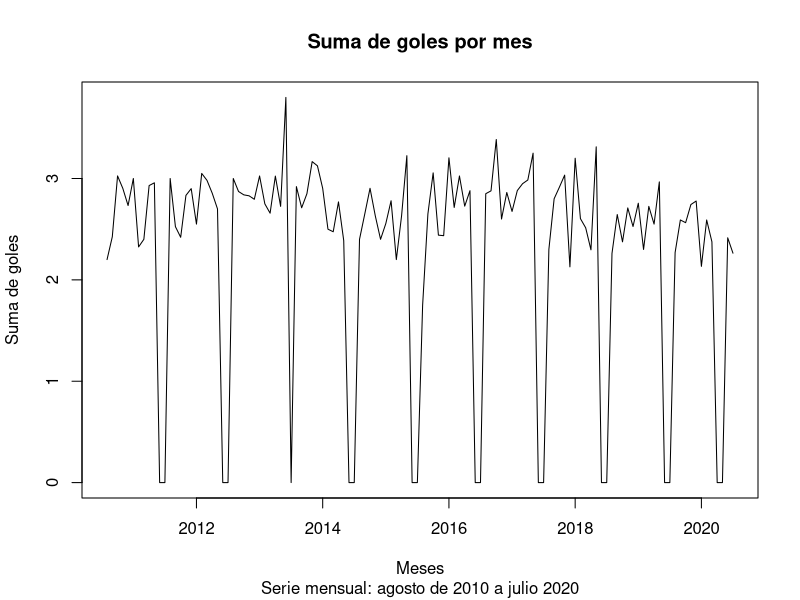

Source code (R):
# Postwork Sesion 6
# Series de tiempo

# Importa el conjunto de datos match.data.csv a R y realiza lo siguiente:

# 1. Agrega una nueva columna sumagoles que contenga la suma de goles por partido.

# Primero se llama a la librería dplyr, la cual permite tomar a 
# un dataframe y editar sus campos. 

library(dplyr)

# Se procede leyendo los datos del archivo match.data.csv que contiene la
# información de los partidos de la liga española desde el 2010 hasta el 
# 2020.

data <- read.csv("match.data.csv")

# Por medio del comando mutate, de la librería dplyr, se agrega el campo
# sua goles que representa los goles anotados por cada partido.

new_data <- mutate(data, sumagoles = home.score + away.score)

head(new_data)

# 2. Obtén el promedio por mes de la suma de goles.

# De forma similar se cambia el nombre del campo date, que contiene la 
# fecha del partido y se cambia su tipo de dato a POSIXlt para poder
# agrupar los partidos por mes.

fdat <- rename(new_data, Fecha = date)

fdat <- mutate(fdat, Fecha = as.POSIXlt(Fecha, "%Y-%m-%d"))

# Se crea un nuevo dataframe con la fecha del partido y la suma de goles
# anotados.

lg <- select(fdat, Fecha, sumagoles)

# Finalmente, se divide a este dataframe por los meses de cada año y se 
# calcula el promedio de la suma de goles por mes.  

tsg <- rbind(mean(lg[lg$Fecha$year=="110" & lg$Fecha$mon==7,2]),
             mean(lg[lg$Fecha$year=="110" & lg$Fecha$mon==8,2]),
             mean(lg[lg$Fecha$year=="110" & lg$Fecha$mon==9,2]),
             mean(lg[lg$Fecha$year=="110" & lg$Fecha$mon==10,2]),
             mean(lg[lg$Fecha$year=="110" & lg$Fecha$mon==11,2]))

for (i in 1:10) {
    
    for (j in 0:11) {
        
        if(i>=1 & i<=9){
            
            y <- paste("11",as.character(i),sep="")
            tsg <- rbind(tsg, mean(lg[lg$Fecha$year==y & lg$Fecha$mon==j,2]))
            
        }else if(i==10 & j<7){
            
            tsg <- rbind(tsg, mean(lg[lg$Fecha$year=="120" & lg$Fecha$mon==j,2]))
            
        }
        
    }
    
}

# Como hay meses en los que no se jugó ningún partido, el promedio 
# que devuelven es NA, por lo que se cambian estos valores por 0.

pm <- replace(tsg, is.na(tsg), 0)

# 3. Crea la serie de tiempo del promedio por mes de la suma de goles hasta diciembre de 2019.

# Ya con el vector de promedios por mes, se crea a la serie de tiempo por
# medio del comando ts(), especificando su inicio y término.

gm <- ts(pm, start=c(2010,8), end=c(2020, 7), fr=12)

# 4. Grafica la serie de tiempo.

# Como último paso se grafica la serie de tiempo obtenida.

plot(gm, xlab = "Meses", ylab = "Suma de goles", main = "Suma de goles por mes",
     sub = "Serie mensual: agosto de 2010 a julio 2020")
